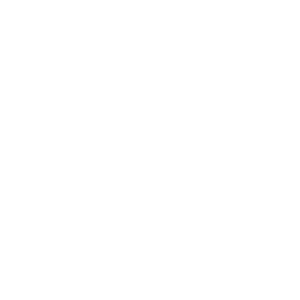
Frame 1 (no input)
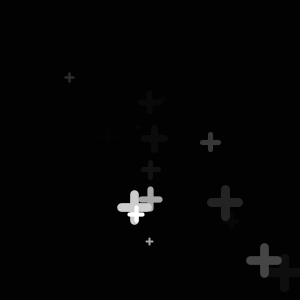
Frame 60 (the mouse pressed at the canvas centre just before this capture)
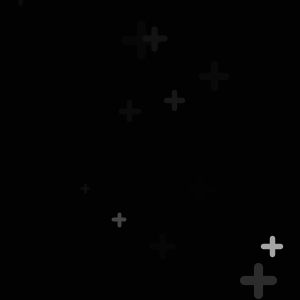
Frame 120 (the mouse held since frame 60 and released just before this capture)

The Processing sketch that drew these frames (run headless with seeded random() and noise(); from frame 60 on, the mouse is pressed at the canvas centre):

// Processing sketch: processing_73752
// ── processing_73752.pde

//#Fading Crosses sketch
//#Copyright, 2012, Arcc.cc

//This program is free software: you can redistribute it and/or modify
//it under the terms of the GNU General Public License as published by
//the Free Software Foundation, either version 3 of the License, or
//(at your option) any later version.

//This program is distributed in the hope that it will be useful,
//but WITHOUT ANY WARRANTY; without even the implied warranty of
//MERCHANTABILITY or FITNESS FOR A PARTICULAR PURPOSE.  See the
//GNU General Public License for more details.

//For a copy of the GPLv3 see <http://www.gnu.org/licenses/gpl.txt>.

//#setting height 
float halfWidth;
float halfHeight;
void setup()
{
  size(300,300);
  halfWidth = width/2;
  halfHeight = height/2;
}


void draw()
{
  //#define variables for and randomise the frame rate
  float fr;
  fr = random(6,50);
  frameRate(fr);
  
  //#translate to the centre and turn on smoothing
  translate(halfWidth,halfHeight);
  smooth();
  
  //#define and randomise variables
  float st1 = random(30);
  float st2 = random(30);
  float st3 = random(30);
  float x1 = random(-halfWidth/1.2,halfWidth/1.2);
  float y1 = random(-halfHeight/1.2,halfHeight/1.2);
  float x2 = random(-halfWidth/1.2,halfWidth/1.2);
  float y2 = random(-halfHeight/1.2,halfHeight/1.2);
  
  //#Draw a semi-opaque rectangle thats edges are just out of bounds so that the crosses fade
  for (int p=0; p<1; p++)
  {
    rect(-halfWidth-25,-halfHeight-25,width+50,height+50);
    fill(0,50);
  }
  
  //#Follow the mouse...
  //translate(mouseX-halfWidth,mouseY-halfHeight);
    
  //#probability code for first cross
  if(random(100)>70)
  {
    cross(x1,y1,st1 ,st1/3);
  }
      
  //#probability code for second cross
  if(random(100)<30)
  {
    cross(x2,y2,st2 ,st2/3);    
  }
}

//#function for drawing crosses
void cross(float crossX, float crossY, float crossSize, float crossWidth)
{
  translate(crossX, crossY);
  strokeWeight(crossWidth);
  stroke(255);
  line(crossSize,crossSize,crossSize,crossSize-crossSize);
  line(crossSize/2,crossSize/2,crossSize*1.5,crossSize/2);
}
